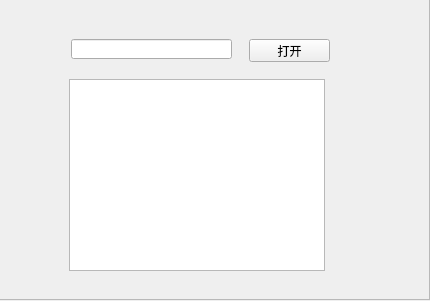
<?xml version="1.0" encoding="UTF-8"?>
<ui version="4.0">
 <class>table</class>
 <widget class="QWidget" name="table">
  <property name="geometry">
   <rect>
    <x>0</x>
    <y>0</y>
    <width>430</width>
    <height>301</height>
   </rect>
  </property>
  <property name="windowTitle">
   <string>table</string>
  </property>
  <widget class="QFrame" name="frame">
   <property name="geometry">
    <rect>
     <x>-1</x>
     <y>-1</y>
     <width>431</width>
     <height>301</height>
    </rect>
   </property>
   <property name="frameShape">
    <enum>QFrame::StyledPanel</enum>
   </property>
   <property name="frameShadow">
    <enum>QFrame::Raised</enum>
   </property>
   <widget class="QPushButton" name="pushButton">
    <property name="geometry">
     <rect>
      <x>250</x>
      <y>40</y>
      <width>81</width>
      <height>23</height>
     </rect>
    </property>
    <property name="text">
     <string>打开</string>
    </property>
   </widget>
   <widget class="QLineEdit" name="path">
    <property name="geometry">
     <rect>
      <x>72</x>
      <y>40</y>
      <width>161</width>
      <height>20</height>
     </rect>
    </property>
   </widget>
   <widget class="QTableWidget" name="tableWidget">
    <property name="geometry">
     <rect>
      <x>70</x>
      <y>80</y>
      <width>256</width>
      <height>192</height>
     </rect>
    </property>
   </widget>
  </widget>
 </widget>
 <resources/>
 <connections/>
</ui>
